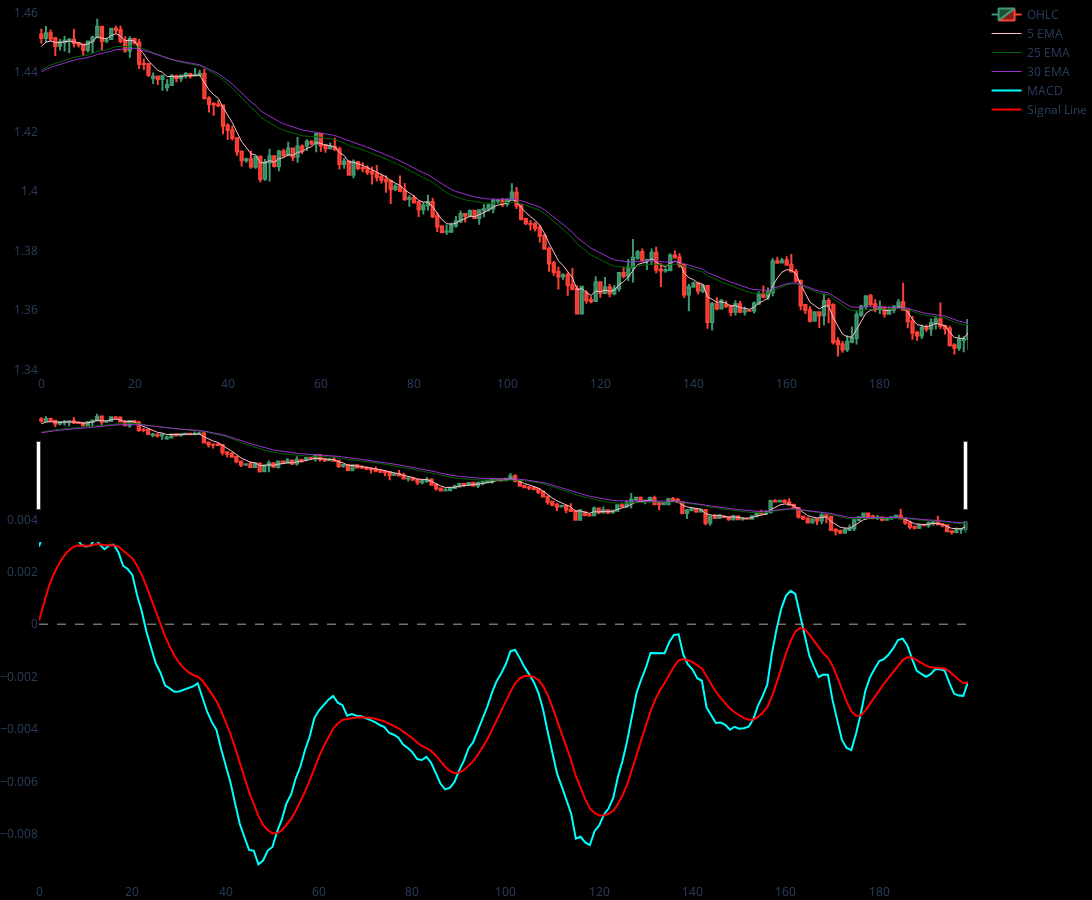

Write notebook code for a chart like this one.
### Code cell
data = df.reset_index()
data = data[0:200]
plot_graph(data)

### Figure 1 — Plotly figure (JSON) as saved in the notebook; plotly's stock layout.template omitted (floating-point values rounded to 4 significant figures; data arrays with more than 128 entries replaced by an {"elided": "..."} marker saying what was removed)
{"data": [{"close": {"elided": "200 float values"}, "high": {"elided": "200 float values"}, "low": {"elided": "200 float values"}, "name": "OHLC", "open": {"elided": "200 float values"}, "type": "candlestick", "x": {"elided": "200 int values"}, "xaxis": "x", "yaxis": "y"}, {"line": {"color": "pink", "width": 1}, "mode": "lines", "name": "5 EMA", "type": "scatter", "x": {"elided": "200 int values"}, "xaxis": "x", "y": {"elided": "200 float values"}, "yaxis": "y"}, {"line": {"color": "darkgreen", "width": 1}, "mode": "lines", "name": "25 EMA", "type": "scatter", "x": {"elided": "200 int values"}, "xaxis": "x", "y": {"elided": "200 float values"}, "yaxis": "y"}, {"line": {"color": "darkorchid", "width": 1}, "mode": "lines", "name": "30 EMA", "type": "scatter", "x": {"elided": "200 int values"}, "xaxis": "x", "y": {"elided": "200 float values"}, "yaxis": "y"}, {"line": {"color": "aqua", "width": 2}, "mode": "lines", "name": "MACD", "type": "scatter", "x": {"elided": "200 int values"}, "xaxis": "x2", "y": {"elided": "200 float values"}, "yaxis": "y2"}, {"line": {"color": "red", "width": 2}, "mode": "lines", "name": "Signal Line", "type": "scatter", "x": {"elided": "200 int values"}, "xaxis": "x2", "y": {"elided": "200 float values"}, "yaxis": "y2"}], "layout": {"height": 900, "margin": {"b": 0, "l": 0, "r": 0, "t": 0}, "paper_bgcolor": "black", "plot_bgcolor": "black", "shapes": [{"line": {"color": "darkgrey", "dash": "dash", "width": 1}, "type": "line", "x0": 0, "x1": 1, "xref": "x2 domain", "y0": 0, "y1": 0, "yref": "y2"}], "width": 1200, "xaxis": {"anchor": "y", "autorange": false, "domain": [0, 1], "gridcolor": "black", "range": [-0.5, 198.9], "rangeslider": {"autorange": true, "range": [-0.5, 199.5], "yaxis": {"_template": null, "rangemode": "match"}}, "type": "linear", "zerolinecolor": "black"}, "xaxis2": {"anchor": "y2", "autorange": true, "domain": [0, 1], "gridcolor": "black", "range": [0, 199], "type": "linear", "zerolinecolor": "black"}, "yaxis": {"anchor": "x", "autorange": true, "domain": [0.575, 1], "gridcolor": "black", "range": [1.338, 1.464], "type": "linear", "zerolinecolor": "black"}, "yaxis2": {"anchor": "x2", "autorange": true, "domain": [0, 0.425], "gridcolor": "black", "range": [-0.009877, 0.004445], "type": "linear", "zerolinecolor": "black"}}}
